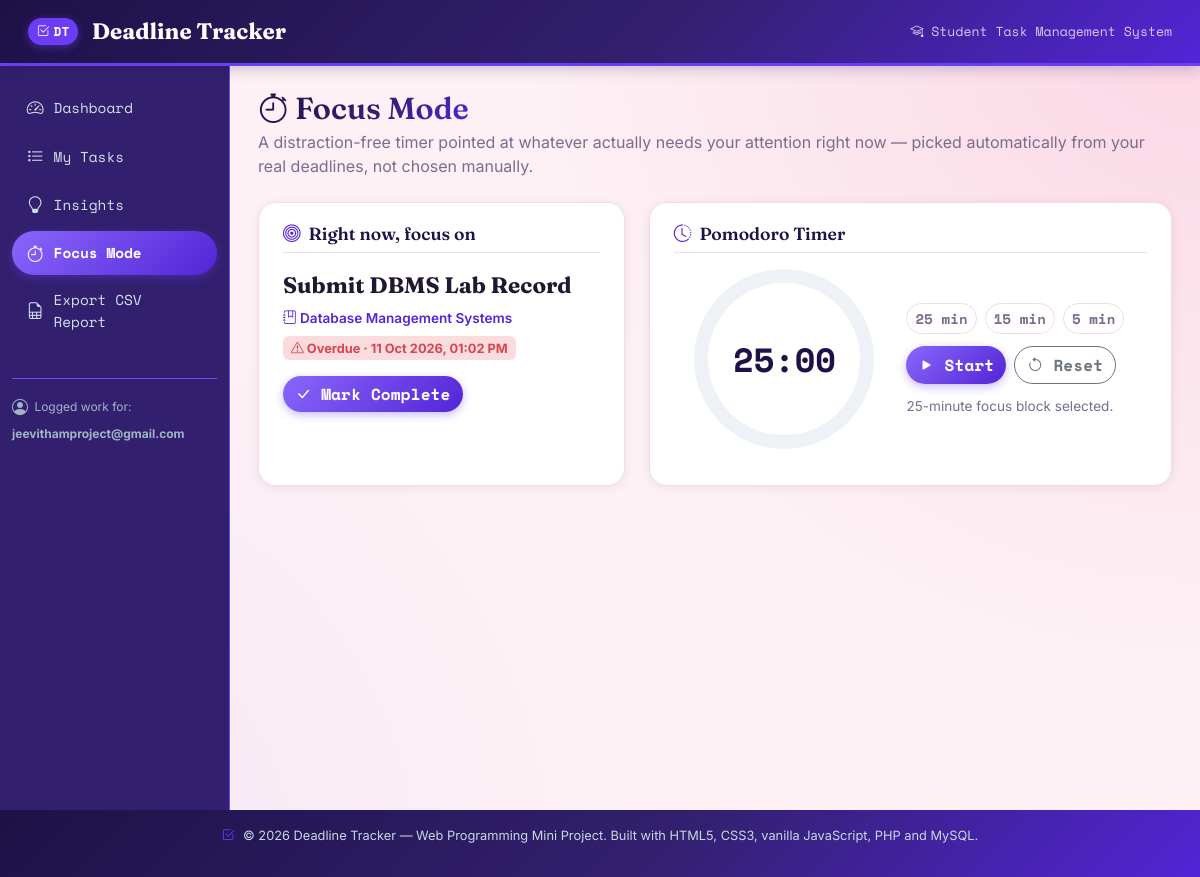
The page /focus.php on the database its author committed.
### tables this page shows
CREATE TABLE tasks (
    id          INT UNSIGNED AUTO_INCREMENT PRIMARY KEY,
    title       VARCHAR(150)    NOT NULL,
    subject     VARCHAR(100)    NOT NULL,
    description VARCHAR(1000)   NOT NULL DEFAULT '',
    deadline    DATETIME        NOT NULL,
    priority    ENUM('Low', 'Medium', 'High') NOT NULL DEFAULT 'Medium',
    status      ENUM('Pending', 'Completed')  NOT NULL DEFAULT 'Pending',
    created_at  TIMESTAMP       NOT NULL DEFAULT CURRENT_TIMESTAMP,
    updated_at  TIMESTAMP       NOT NULL DEFAULT CURRENT_TIMESTAMP
                                ON UPDATE CURRENT_TIMESTAMP,

    INDEX idx_tasks_deadline (deadline),
    INDEX idx_tasks_status   (status),
    INDEX idx_tasks_priority (priority),
    INDEX idx_tasks_subject  (subject)
);

### includes/functions.php (called while the page is built, shortened)
<?php
function e(?string $value): string {
    return htmlspecialchars($value ?? '', ENT_QUOTES, 'UTF-8');
}
function getTasks(array $filters = []): array {
    $pdo = getDbConnection();
    $where  = [];
    $params = [];
    $sql = 'SELECT * FROM tasks';
    $sortOptions = [
        'deadline_asc'   => 'deadline ASC',
        'deadline_desc'  => 'deadline DESC',
        'priority_desc'  => "CASE priority WHEN 'High' THEN 1 WHEN 'Medium' THEN 2 ELSE 3 END ASC",
        'priority_asc'   => "CASE priority WHEN 'High' THEN 1 WHEN 'Medium' THEN 2 ELSE 3 END DESC",
        'created_desc'   => 'created_at DESC',
        'created_asc'    => 'created_at ASC',
    ];
    $sortKey = $filters['sort'] ?? 'deadline_asc';
    $sql .= ' ORDER BY ' . ($sortOptions[$sortKey] ?? $sortOptions['deadline_asc']);
    $stmt = $pdo->prepare($sql);
    $stmt->execute($params);
    return $stmt->fetchAll();
}
function isOverdue(array $task): bool {
    if ($task['status'] === 'Completed') {
        return false;
    }
    return strtotime($task['deadline']) < time();
}
function isDueSoon(array $task): bool {
    if ($task['status'] === 'Completed' || isOverdue($task)) {
        return false;
    }
    $hoursRemaining = (strtotime($task['deadline']) - time()) / 3600;
    return $hoursRemaining <= DUE_SOON_HOURS;
}
function computeStats(array $tasks): array {
    $stats = [
        'total'     => count($tasks),
        'pending'   => 0,
        'completed' => 0,
        'overdue'   => 0,
        'due_soon'  => 0,
        'priority'  => ['Low' => 0, 'Medium' => 0, 'High' => 0],
    ];
    for ($i = 0; $i < count($tasks); $i++) {
        $task = $tasks[$i];
        if ($task['status'] === 'Completed') {
            $stats['completed']++;
        } else {
            $stats['pending']++;
        }
        if (isOverdue($task)) {
            $stats['overdue']++;
        } elseif (isDueSoon($task)) {
            $stats['due_soon']++;
        }
        $stats['priority'][$task['priority']]++;
    }
    $sorted = $tasks;
    usort($sorted, fn($a, $b) => strtotime($a['deadline']) <=> strtotime($b['deadline']));
    $stats['most_urgent'] = null;
    $index = 0;
    if (!empty($sorted)) {
        do {
            if ($sorted[$index]['status'] !== 'Completed') {
                $stats['most_urgent'] = $sorted[$index];
                break;
            }
            $index++;
        } while ($index < count($sorted));
    }
    return $stats;
}
function formatDeadline(string $deadline): string {
    return date('d M Y, h:i A', strtotime($deadline));
}

### focus.php (the view, shortened to what this page needs)
<?php
require_once __DIR__ . '/includes/functions.php';
$allTasks = getTasks(['sort' => 'deadline_asc']);
$stats    = computeStats($allTasks);
$focusTask = $stats['most_urgent'];
require __DIR__ . '/includes/header.php';
?>
<section class="page-section" aria-labelledby="focusHeading">
    <h1 id="focusHeading" class="page-title"><i class="bi bi-stopwatch"></i> Focus Mode</h1>
    <p class="page-intro">
        A distraction-free timer pointed at whatever actually needs your
        attention right now &mdash; picked automatically from your real
        deadlines, not chosen manually.
    </p>
    <div class="row g-4">
        <div class="col-lg-5">
            <section class="panel-card h-100" aria-labelledby="focusTaskHeading">
                <h2 id="focusTaskHeading" class="panel-title"><i class="bi bi-bullseye"></i> Right now, focus on</h2>
                <?php if ($focusTask): ?>
                    <?php
                        $overdue = isOverdue($focusTask);
                        $dueSoon = isDueSoon($focusTask);
                    ?>
                    <p class="focus-task-title"><?= e($focusTask['title']) ?></p>
                    <p class="task-subject"><i class="bi bi-journal-bookmark"></i> <?= e($focusTask['subject']) ?></p>
                    <span class="badge-deadline <?= $overdue ? 'badge-overdue' : ($dueSoon ? 'badge-due-soon' : '') ?>">
                        <i class="bi <?= $overdue ? 'bi-exclamation-triangle' : ($dueSoon ? 'bi-alarm' : 'bi-calendar3') ?>"></i>
                        <?= $overdue ? 'Overdue &middot; ' : ($dueSoon ? 'Due Soon &middot; ' : '') ?><?= formatDeadline($focusTask['deadline']) ?>
                    </span>
                    <form method="post" action="actions/tasks.php" class="mt-3">
                        <button type="submit" class="btn btn-primary"><i class="bi bi-check-lg"></i> Mark Complete</button>
                    </form>
                <?php else: ?>
                    <p class="empty-state"><i class="bi bi-emoji-sunglasses fs-3 d-block mb-2"></i>Nothing pending &mdash; you're completely caught up.</p>
                <?php endif; ?>
            </section>
        </div>
        <div class="col-lg-7">
            <section class="panel-card h-100" aria-labelledby="timerHeading">
                <h2 id="timerHeading" class="panel-title"><i class="bi bi-clock-history"></i> Pomodoro Timer</h2>
                <div class="focus-timer-wrap">
                    <div class="focus-timer-ring" id="focusRing" style="--timer-pct: 0;">
                        <span class="focus-timer-value" id="focusTimerDisplay">25:00</span>
                    </div>
                    <div class="focus-timer-controls">
                        <div class="focus-timer-presets">
                            <button type="button" class="btn btn-sm btn-view" onclick="focusSetDuration(25)">25 min</button>
                            <button type="button" class="btn btn-sm btn-view" onclick="focusSetDuration(15)">15 min</button>
                            <button type="button" class="btn btn-sm btn-view" onclick="focusSetDuration(5)">5 min</button>
                        </div>
                        <div class="focus-timer-actions">
                            <button type="button" class="btn btn-primary" id="focusStartBtn" onclick="focusToggleTimer()"><i class="bi bi-play-fill"></i> Start</button>
                            <button type="button" class="btn btn-outline-secondary" onclick="focusResetTimer()"><i class="bi bi-arrow-counterclockwise"></i> Reset</button>
                        </div>
                        <p class="focus-timer-hint" id="focusTimerHint">Classic Pomodoro: 25 minutes of focus, then a short break.</p>
                    </div>
                </div>
            </section>
        </div>
    </div>
</section>
<?php require __DIR__ . '/includes/footer.php'; ?>

### assets/css/style.css (style rules this page uses)
:root { --color-navy-deep: #1e1147; --color-navy: #32206e; --color-navy-light: #6d4ff0; --color-teal: #6c3df4; --color-teal-dark: #5225d6; --color-white: #ffffff; --color-grey-bg: #fdf1f5; --color-grey-border: #f3dbe6; --color-text-dark: #221733; --color-text-muted: #7a6c8f; --color-danger: #d64550; --color-warning: #e0a73b; --color-success: #2e9e63; --color-blob-pink: #fbd6e4; --color-blob-pink-soft: #fdeaf1; --radius-base: 18px; --shadow-card: 0 2px 10px rgba(50, 20, 90, 0.08); --shadow-card-hover: 0 10px 28px rgba(50, 20, 90, 0.16); --gradient-brand: linear-gradient(135deg, var(--color-navy-deep) 0%, var(--color-navy) 55%, var(--color-teal-dark) 100%); --gradient-accent: linear-gradient(135deg, #8a66fb 0%, var(--color-teal-dark) 100%); --font-heading: "Fraunces", Georgia, "Times New Roman", serif; --font-mono: "Space Mono", "Courier New", monospace; --font-body: "Inter", "Segoe UI", Arial, Helvetica, sans-serif; }
* { box-sizing: border-box; }
body { margin: 0; padding: 0; font-family: var(--font-body); color: var(--color-text-dark); background-color: var(--color-grey-bg); background-image: radial-gradient(circle at 100% 0%, var(--color-blob-pink) 0%, transparent 45%), radial-gradient(circle at 0% 100%, rgba(108, 61, 244, 0.06) 0%, transparent 40%); background-attachment: fixed; line-height: 1.5; }
h1, h2, h3 { font-family: var(--font-heading); font-weight: 600; color: var(--color-navy-deep); }
.page-section { animation: fadeSlideUp 0.35s ease-out; }
.page-title { margin-bottom: 0.25rem; font-size: 1.9rem; background: var(--gradient-brand); -webkit-background-clip: text; background-clip: text; -webkit-text-fill-color: transparent; display: inline-block; }
.page-intro { color: var(--color-text-muted); margin-bottom: 1.5rem; }
.panel-card, .stat-card, .task-card, .filter-toolbar, .empty-state-card { background-color: var(--color-white); border: 1px solid var(--color-grey-border); border-radius: var(--radius-base); box-shadow: var(--shadow-card); transition: box-shadow 0.2s ease, transform 0.2s ease; }
.panel-card { padding: 1.25rem 1.5rem; margin-bottom: 1rem; }
.panel-title { font-size: 1.1rem; margin-top: 0; margin-bottom: 1rem; border-bottom: 1px solid var(--color-grey-border); padding-bottom: 0.5rem; display: flex; align-items: center; gap: 0.5rem; }
.panel-title i { color: var(--color-teal-dark); }
.badge-deadline { display: inline-block; font-size: 0.8rem; padding: 0.15rem 0.5rem; border-radius: 6px; background-color: #eef2f6; color: var(--color-text-dark); }
.badge-overdue { background-color: #fadcdf; color: var(--color-danger); font-weight: 700; }
.task-subject { color: var(--color-teal-dark); font-size: 0.85rem; font-weight: 600; margin: 0.15rem 0 0.4rem; }
.btn { border-radius: 999px !important; font-family: var(--font-mono); font-weight: 700; letter-spacing: 0.01em; }
.btn-primary { background: var(--gradient-accent); border: none; box-shadow: 0 3px 10px rgba(108, 61, 244, 0.35); transition: transform 0.15s ease, box-shadow 0.15s ease; }
.btn-outline-primary, .btn-outline-secondary, .btn-outline-success, .btn-outline-danger { transition: transform 0.15s ease; }
.btn-view { background: var(--color-white); border: 1px solid var(--color-grey-border); color: var(--color-text-muted); }
.focus-task-title { font-family: var(--font-heading); font-size: 1.4rem; font-weight: 700; margin-bottom: 0.3rem; }
.focus-timer-wrap { display: flex; align-items: center; gap: 2rem; flex-wrap: wrap; justify-content: center; }
.focus-timer-ring { --timer-pct: 0; width: 180px; height: 180px; border-radius: 50%; display: flex; align-items: center; justify-content: center; background: conic-gradient(var(--color-teal) calc(var(--timer-pct) * 1%), #eef2f6 0); position: relative; flex-shrink: 0; transition: background 0.3s linear; }
.focus-timer-ring::before { content: ""; position: absolute; inset: 14px; border-radius: 50%; background: var(--color-white); }
.focus-timer-value { position: relative; z-index: 1; font-family: var(--font-mono); font-size: 2.1rem; font-weight: 700; color: var(--color-navy-deep); }
.focus-timer-controls { display: flex; flex-direction: column; gap: 0.75rem; min-width: 220px; }
.focus-timer-presets, .focus-timer-actions { display: flex; gap: 0.5rem; flex-wrap: wrap; }
.focus-timer-hint { color: var(--color-text-muted); font-size: 0.85rem; margin: 0; }

### rows shown on the page
tasks: title "Submit DBMS Lab Record", subject "Database Management Systems", deadline "11 Oct 2026, 01:02 PM"

### other values the page prints
APP_NAME "Deadline Tracker"
